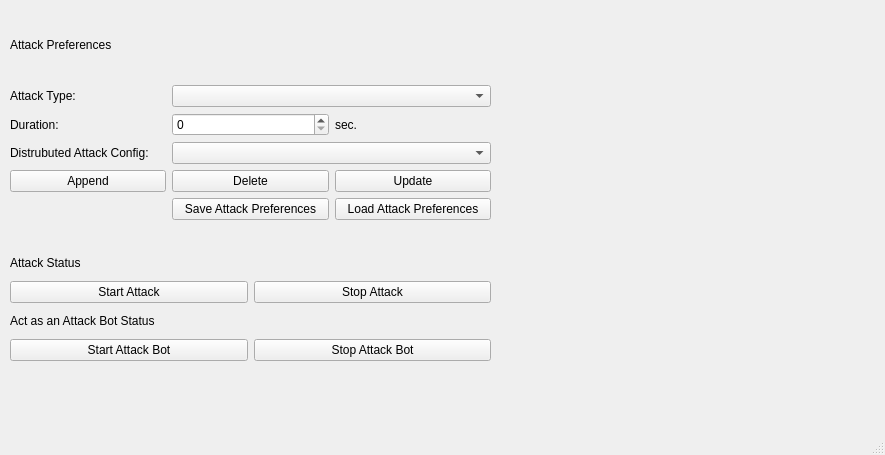
<?xml version="1.0" encoding="UTF-8"?>
<ui version="4.0">
 <class>MainWindow</class>
 <widget class="QMainWindow" name="MainWindow">
  <property name="geometry">
   <rect>
    <x>0</x>
    <y>0</y>
    <width>885</width>
    <height>455</height>
   </rect>
  </property>
  <property name="windowTitle">
   <string>MainWindow</string>
  </property>
  <widget class="QWidget" name="centralwidget">
   <widget class="QWidget" name="gridLayoutWidget_2">
    <property name="geometry">
     <rect>
      <x>10</x>
      <y>10</y>
      <width>481</width>
      <height>210</height>
     </rect>
    </property>
    <layout class="QGridLayout" name="gridLayout_2">
     <item row="0" column="0">
      <widget class="QLabel" name="label">
       <property name="text">
        <string>Attack Preferences</string>
       </property>
      </widget>
     </item>
     <item row="1" column="0">
      <widget class="QLabel" name="label_2">
       <property name="text">
        <string>Attack Type: </string>
       </property>
      </widget>
     </item>
     <item row="3" column="0">
      <widget class="QLabel" name="label_3">
       <property name="text">
        <string>Duration: </string>
       </property>
      </widget>
     </item>
     <item row="6" column="2">
      <widget class="QPushButton" name="btn_LoadAttackPreferences">
       <property name="text">
        <string>Load Attack Preferences</string>
       </property>
      </widget>
     </item>
     <item row="6" column="1">
      <widget class="QPushButton" name="btn_SaveAttackPreferences">
       <property name="text">
        <string>Save Attack Preferences</string>
       </property>
      </widget>
     </item>
     <item row="3" column="1">
      <widget class="QSpinBox" name="spinBox_Duration"/>
     </item>
     <item row="1" column="1" colspan="2">
      <widget class="QComboBox" name="list_AtackType"/>
     </item>
     <item row="3" column="2">
      <widget class="QLabel" name="label_4">
       <property name="text">
        <string>sec.</string>
       </property>
      </widget>
     </item>
     <item row="4" column="1" colspan="2">
      <widget class="QComboBox" name="comboBox_DisAttConfig"/>
     </item>
     <item row="5" column="2">
      <widget class="QPushButton" name="btn_Update">
       <property name="text">
        <string>Update</string>
       </property>
      </widget>
     </item>
     <item row="4" column="0">
      <widget class="QLabel" name="label_5">
       <property name="text">
        <string>Distrubuted Attack Config: </string>
       </property>
      </widget>
     </item>
     <item row="5" column="1">
      <widget class="QPushButton" name="btn_Delete">
       <property name="text">
        <string>Delete</string>
       </property>
      </widget>
     </item>
     <item row="5" column="0">
      <widget class="QPushButton" name="btn_Append">
       <property name="text">
        <string>Append</string>
       </property>
      </widget>
     </item>
    </layout>
   </widget>
   <widget class="QWidget" name="gridLayoutWidget">
    <property name="geometry">
     <rect>
      <x>10</x>
      <y>250</y>
      <width>481</width>
      <height>111</height>
     </rect>
    </property>
    <layout class="QGridLayout" name="gridLayout">
     <item row="1" column="1">
      <widget class="QPushButton" name="pushButton_4">
       <property name="text">
        <string>Start Attack</string>
       </property>
      </widget>
     </item>
     <item row="3" column="1">
      <widget class="QPushButton" name="btn_startAttackBot">
       <property name="text">
        <string>Start Attack Bot</string>
       </property>
      </widget>
     </item>
     <item row="3" column="2">
      <widget class="QPushButton" name="btn_stopAttackBot">
       <property name="text">
        <string>Stop Attack Bot</string>
       </property>
      </widget>
     </item>
     <item row="2" column="1">
      <widget class="QLabel" name="label_7">
       <property name="text">
        <string>Act as an Attack Bot Status</string>
       </property>
      </widget>
     </item>
     <item row="1" column="2">
      <widget class="QPushButton" name="pushButton_3">
       <property name="text">
        <string>Stop Attack</string>
       </property>
      </widget>
     </item>
     <item row="0" column="1">
      <widget class="QLabel" name="label_6">
       <property name="text">
        <string>Attack Status</string>
       </property>
      </widget>
     </item>
    </layout>
   </widget>
   <widget class="QWidget" name="gridLayoutWidget_3">
    <property name="geometry">
     <rect>
      <x>500</x>
      <y>10</y>
      <width>371</width>
      <height>321</height>
     </rect>
    </property>
    <layout class="QGridLayout" name="gridLayout_3">
     <item row="0" column="0">
      <widget class="QWidget" name="widget_List" native="true"/>
     </item>
    </layout>
   </widget>
  </widget>
  <widget class="QMenuBar" name="menubar">
   <property name="geometry">
    <rect>
     <x>0</x>
     <y>0</y>
     <width>885</width>
     <height>26</height>
    </rect>
   </property>
  </widget>
  <widget class="QStatusBar" name="statusbar"/>
 </widget>
 <resources/>
 <connections/>
</ui>
